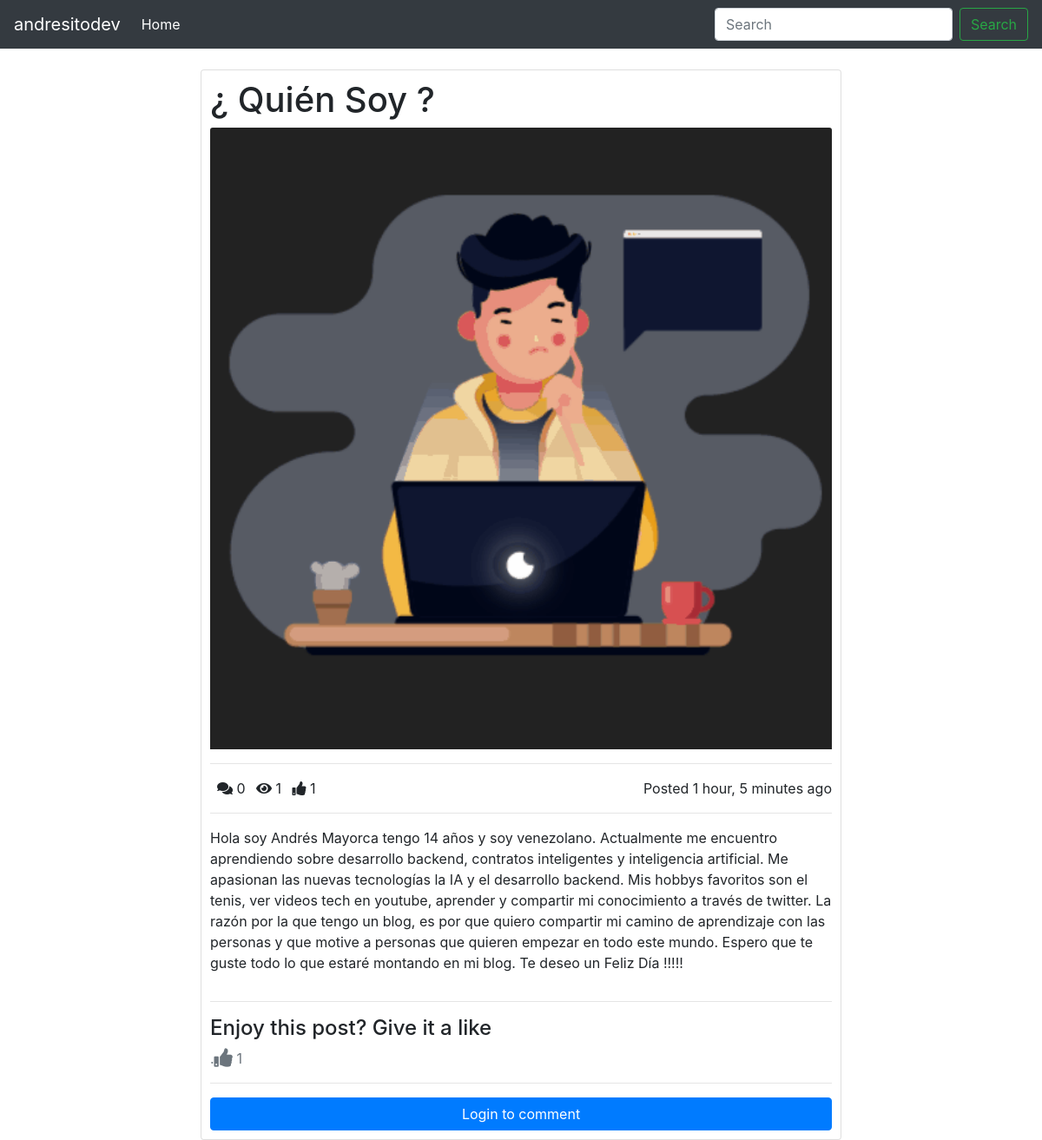
Page /quien_soy/ on the committed database.
### posts/models.py (models this page shows, shortened)
class Post(models.Model):
    title = models.CharField(max_length=100)
    content = models.TextField()
    thumbnail = models.ImageField()
    publish_date = models.DateTimeField(auto_now_add=True)
    last_updated = models.DateTimeField(auto_now=True)
    author = models.ForeignKey(User, on_delete=models.CASCADE)
    slug = models.SlugField()
    def get_like_url(self):
        return reverse("like", kwargs={
            'slug': self.slug
        })
    @property
    def get_comment_count(self):
        return self.comment_set.all().count()
    @property
    def get_view_count(self):
        return self.postview_set.all().count()
    @property
    def get_like_count(self):
        return self.like_set.all().count()

### posts/views.py (the view, shortened to what this page needs)
# urls.py: path('<slug>/', PostDetailView.as_view(), name='detail'),
class PostDetailView(DetailView):
    model = Post
    def get_context_data(self, **kwargs):
        context = super().get_context_data(**kwargs)
        context.update({
            'form': CommentForm()
        })
        return context
    def get_object(self, **kwargs):
        object = super().get_object(**kwargs)
        if self.request.user.is_authenticated:
            PostView.objects.get_or_create(user=self.request.user, post=object)
        return object

### posts/forms.py
class CommentForm(forms.ModelForm):
    content = forms.CharField(required=True, widget=forms.Textarea(attrs={
        'rows': 4
    }))
    class Meta:
        model = Comment
        fields = ('content', )

### templates/posts/post_detail.html
{% extends "base.html" %}
{% load crispy_forms_tags %}
{% block content %}
    <div class='row'>
    <div class=''>
    <div class='card' style='padding: 10px; margin: auto; width: 60%'>
        <h1>{{ object.title|title }}</h1>
        <img src="{{ object.thumbnail.url }}" class="card-img-top" alt="...">
        <hr />
        <div>
            <span><i class="fas fa-comments ml-2"></i> {{ object.get_comment_count }}</span>
            <span><i class="fas fa-eye ml-2"></i> {{ object.get_view_count }}</span>
            <span><i class="fas fa-thumbs-up ml-2"></i> {{ object.get_like_count }}</span>
            <span class='float-right'>Posted {{ object.publish_date|timesince }} ago</span>
        </div>
        <hr />
        <div>
        <p>{{ object.content }}</p>
        </div>
        <hr />
        <div>
            <h4>Enjoy this post? Give it a like</h4>
            <a class="text-muted" href="{{ object.get_like_url }}">
            .<i class="fas fa-thumbs-up fa-lg"></i>
            {{ object.get_like_count }}
            </a>
            <hr />
            {% if request.user.is_authenticated %}
                <h4>Leave a comment below</h4>
                <form method="POST">
                    {% csrf_token %}
                    {{ form|crispy }}
                    <button class='btn btn-primary' type='submit'>Comment</button>
                </form>
                <hr />
                <h5>Comments</h5>
                {% for comment in object.comments %}
                    <div>
                        <p>{{ comment.content }}
                        <br />
                        <small>{{ comment.timestamp|timesince }} ago</small>
                        </p>
                    </div>
                    <hr />
                {% endfor %}
            {% else %}
            <a href="{% url 'account_login' %}" class="btn btn-primary btn-block">Login to comment</a>
            {% endif %}
        </div>
    </div>
    </div>
    </div>
{% endblock content %}

### rows in the picture
Post: title "¿ Quién Soy ?", thumbnail (picture), get_comment_count "0", get_view_count "1", get_like_count "1", publish_date "1 hour, 5 minutes", content "Hola soy Andrés Mayorca tengo 14 años y soy venezolano. Actualmente me encuentro aprendiendo sobre desarrollo backend, contratos inteligentes y inteligencia artificial. Me apasionan las nuevas tecnologías la IA y el desarrollo backend. Mis hobbys favoritos son el tenis, ver videos tech en youtube, aprender y compartir mi conocimiento a través de twitter. La razón por la que tengo un blog, es por que quiero compartir mi camino de aprendizaje con las personas y que motive a personas que quieren empezar en todo este mundo. Espero que te guste todo lo que estaré montando en mi blog. Te deseo un Feliz Día !!!!!"
